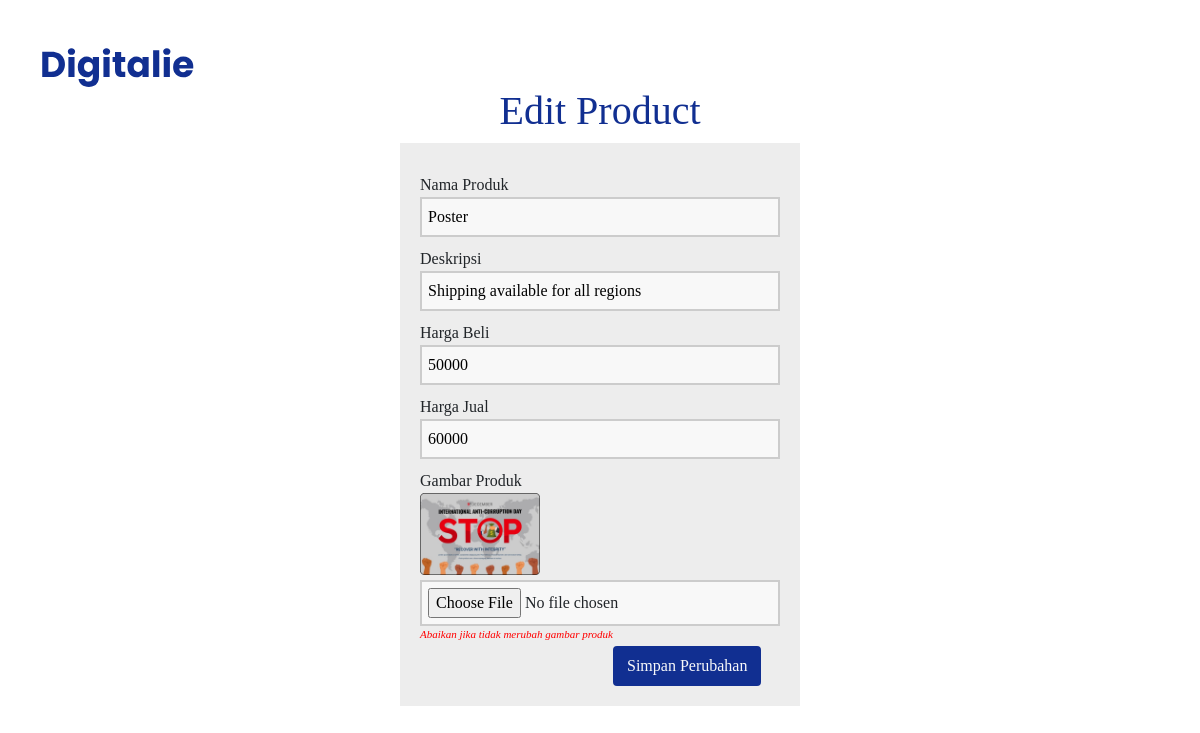
Page /edit_product.php?id=2 on the committed database.
### tables this page shows
CREATE TABLE `produk` (
  `id` int(11) NOT NULL,
  `nama_produk` varchar(255) NOT NULL,
  `deskripsi` varchar(255) NOT NULL,
  `harga_beli` int(11) NOT NULL,
  `harga_jual` int(11) NOT NULL,
  `gambar_produk` varchar(255) NOT NULL,
  `duration` int(50) NOT NULL
);

### edit_product.php (the view, shortened to what this page needs)
<?php
include 'conn.php';
if (isset($_GET['id'])) {
  $id = ($_GET["id"]);
  $query = "SELECT * FROM produk WHERE id='$id'";
  $result = mysqli_query($conn, $query);
  $data = mysqli_fetch_assoc($result);
} else {
  echo "<script>alert('Masukkan data id.');window.location='index.php';</script>";
}
?>
<!DOCTYPE html>
<html>
<head>
  <link rel="stylesheet" href="assets/font/font-face.css">
  <link rel="stylesheet" href="bootstrap_custom.css">
  <link rel="stylesheet" href="style.css">
  <link rel="stylesheet" href="https://cdnjs.cloudflare.com/ajax/libs/font-awesome/4.7.0/css/font-awesome.min.css">
  <link href="https://cdn.jsdelivr.net/npm/bootstrap@5.1.3/dist/css/bootstrap.min.css" rel="stylesheet">
  <link href="https://unpkg.com/aos@2.3.1/dist/aos.css" rel="stylesheet">
</head>
<body>
  <div class="container my-5">
    <a href="index_product.php"><img src="assets/Digitalie.svg" alt="" class=""></a>
    <h1 class="text-center font-semibold blue-theme">Edit Product</h1>
    <form method="POST" action="edit_product_process.php" enctype="multipart/form-data">
      <section class="base">
        <div>
          <label>Nama Produk</label>
          <input type="text" name="nama_produk" value="<?php echo $data['nama_produk']; ?>" autofocus="" required="" />
        </div>
        <div>
          <label>Deskripsi</label>
          <input type="text" name="deskripsi" value="<?php echo $data['deskripsi']; ?>" />
        </div>
        <div>
          <label>Harga Beli</label>
          <input type="text" name="harga_beli" required="" value="<?php echo $data['harga_beli']; ?>" />
        </div>
        <div>
          <label>Harga Jual</label>
          <input type="text" name="harga_jual" required="" value="<?php echo $data['harga_jual']; ?>" />
        </div>
        <div>
          <label>Gambar Produk</label>
          <img src="gambar/<?php echo $data['gambar_produk']; ?>" style="width: 120px;float: left;margin-bottom: 5px;">
          <input type="file" name="gambar_produk" />
          <i style="float: left;font-size: 11px;color: red">Abaikan jika tidak merubah gambar produk</i>
        </div>
        <div>
          <button type="submit" class="btn button-theme text-light">Simpan Perubahan</button>
        </div>
      </section>
    </form>
  </div>
</body>
</html>

### style.css (style rules this page uses)
:root { --blue-theme: #112f91; }
body { margin: 0; padding: 0; }
html { scroll-behavior: smooth !important; }
html,body { overflow-x: hidden; }
.blue-theme { color: var(--blue-theme); }
.container { margin-bottom: 0; }
.font-semibold { font-family: "Poppins Semibold"; }
.button-theme { background-color: var(--blue-theme) !important; border: 2px solid var(--blue-theme) !important; }

### edit_product.php (style rules this page uses)
* { font-family: "Poppins Regular"; }
button { background-color: #112f91; color: #fff; padding: 10px; text-decoration: none; font-size: 12px; border: 0px; margin-top: 20px; }
label { margin-top: 10px; float: left; text-align: left; width: 100%; }
input { padding: 6px; width: 100%; box-sizing: border-box; background: #f8f8f8; border: 2px solid #ccc; outline-color: #112f91; }
div { width: 100%; height: auto; }
.base { width: 400px; height: auto; padding: 20px; margin-left: auto; margin-right: auto; background: #ededed; }

### rows in the picture
produk: nama_produk "Poster", deskripsi "Shipping available for all regions", harga_beli "50000", harga_jual "60000", gambar_produk (picture)
